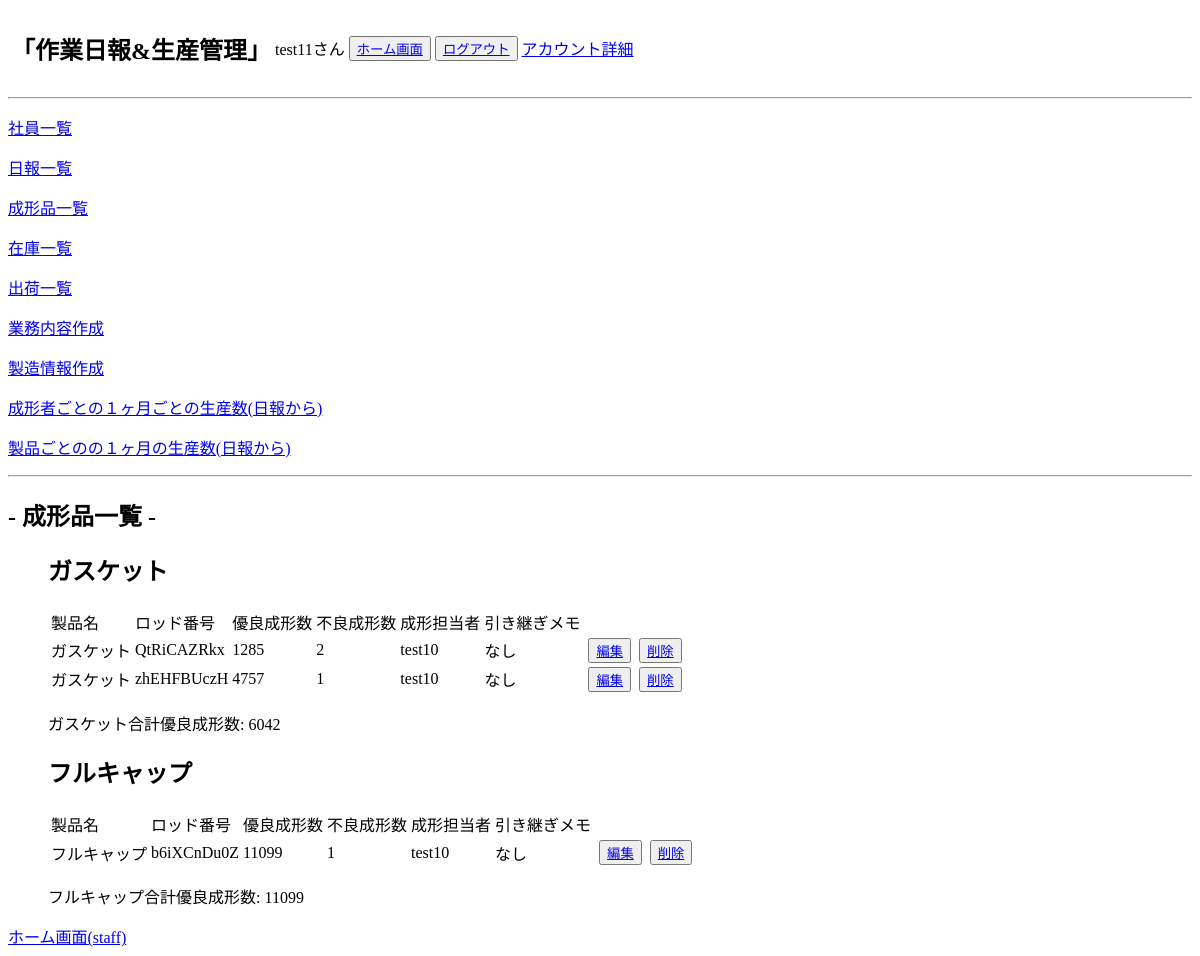
Page /product_management/staff_molding_list/ (signed in) on the earlier database version.
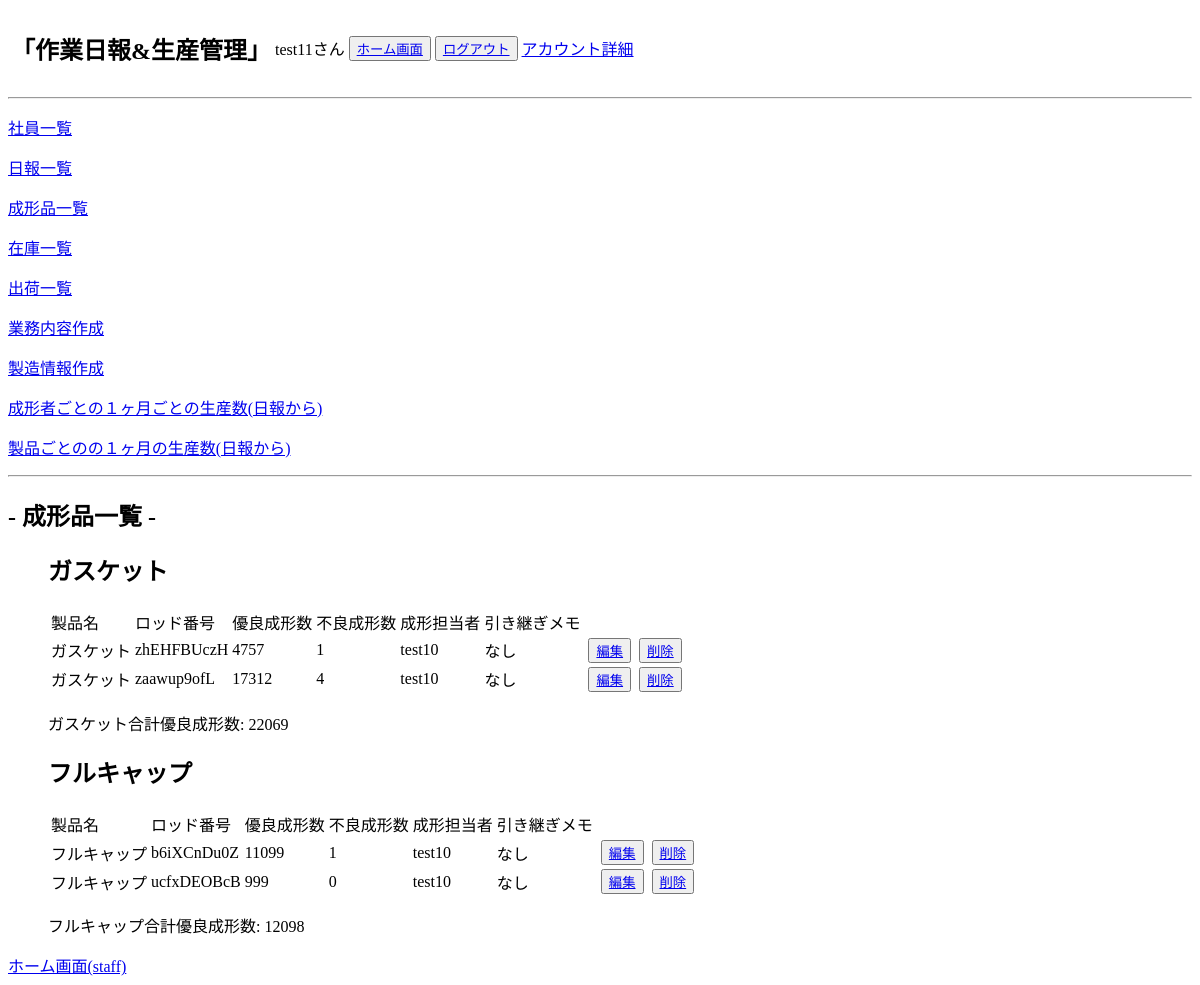
Same page on the later database version.
### accounts/models.py (models this page shows, shortened)
class Users(AbstractBaseUser, PermissionsMixin):
    username = models.CharField(max_length=150, unique=True, verbose_name="ユーザー名")
    birthday = models.DateField(null=True,blank=True, verbose_name="生年月日")
    phone = models.CharField(max_length=11,null=True,blank=True, verbose_name="携帯番号")
    email = models.EmailField(max_length=255, unique=True, verbose_name="メールアドレス")
    department = models.ForeignKey(
        Departments, on_delete=models.PROTECT, null=True,blank=True
    )
    is_active = models.BooleanField(default=True)
    is_staff = models.BooleanField(default=False)
    USERNAME_FIELD = 'username'
    EMAIL_FIELD = 'email'
    REQUIRED_FIELDS = ['email']
    objects = UsersManager()

### daily_report/models.py (models this page shows, shortened)
class Products(models.Model):
    name = models.CharField(max_length=255,verbose_name="製品名")
    code = models.CharField(max_length=50,verbose_name="製品コード")
    quantity = models.IntegerField(verbose_name="製品取り数")
    memo = models.CharField(max_length=255,blank=True, null=True,verbose_name="製品メモ")
    created_at = models.DateTimeField(auto_now_add=True)
    updated_at = models.DateTimeField(auto_now=True)
    class Meta:
        verbose_name = '製品情報'
        db_table = 'products'

### product_management/models.py (models this page shows, shortened)
class Molding(models.Model):
    product = models.ForeignKey(
        Products, on_delete=models.CASCADE, verbose_name='製品名'
    )
    lot_number = models.CharField(max_length=10, verbose_name='ロッド番号',default='')
    good_molding = models.IntegerField(verbose_name="優良成形数")
    bad_molding = models.IntegerField(verbose_name="不良成形数")
    user = models.ForeignKey(
        Users, on_delete=models.CASCADE, verbose_name='成形担当ユーザー名',null=True
    )
    memo = models.CharField(max_length=255,verbose_name="引き継ぎメモ",null=True,blank=True)
    created_at = models.DateTimeField(auto_now_add=True)
    updated_at = models.DateTimeField(auto_now=True)
    class Meta:
        verbose_name = '成形品'
        db_table = 'molding'

### product_management/views.py (the view)
# urls.py: path('staff_molding_list/', StaffMoldingListView.as_view(), name='staff_molding_list'),
class StaffMoldingListView(LoginRequiredMixin,ListView):
    model = Molding
    template_name = os.path.join('staff','staff_molding_list.html')
    context_object_name = 'staffmolding'
    def get_context_data(self, **kwargs):
        context = super().get_context_data(**kwargs)
        grouped_molding = Molding.objects.values('product__name').annotate(total_good_molding=Sum('good_molding'))
        context['grouped_molding'] = grouped_molding
        return context

### accounts/context_processors.py (called while the page is built)
def my_custom_context(request):
    protocol = 'http' if request.is_secure() else 'https'
    domain = request.get_host()
    return {
        'protocol': protocol,
        'domain': domain,
    }

### templates/staff/staff_molding_list.html
{% extends 'base_staff.html' %}
{% block content %}
<h2>- 成形品一覧 -</h2>
{% if grouped_molding %}
<ul>
    {% for grouped_molding_item in grouped_molding %}
    <h2>{{ grouped_molding_item.product__name }}</h2>
    <table>
        <thead>
            <tr>
                <td>製品名</td>
                <td>ロッド番号</td>
                <td>優良成形数</td>
                <td>不良成形数</td>
                <td>成形担当者</td>
                <td>引き継ぎメモ</td>
            </tr>
        </thead>
        <tbody>
            {% for molding in staffmolding %}
              {% if molding.product.name == grouped_molding_item.product__name %}
              <tr>
                <td>{{ molding.product.name }}</td>
                <td>{{ molding.lot_number }}</td>
                <td>{{ molding.good_molding }}</td>
                <td>{{ molding.bad_molding }}</td>
                <td>{{ molding.user.username }}</td>
                <td>{{ molding.memo }}</td>
                <td><td><button><a href="{% url 'product_management:staff_molding_edit' molding.id %}">編集</a></button></td></td>
                <td><td><button><a href="{% url 'product_management:staff_molding_delete' molding.id %}">削除</a></button></td></td>
              </tr>
              {% endif %}
            {% empty %}
            <tr>
                <td colspan="6">{{ grouped_molding_item.product__name }}.</td>
            </tr>
            {% endfor %}
        </tbody>
    </table>
    <p>{{ grouped_molding_item.product__name }}合計優良成形数: {{ grouped_molding_item.total_good_molding }}</p>
    {% endfor %}
</ul>
{% endif %}
<a href="{% url 'product_management:staff_home' %}">ホーム画面(staff)</a>
{% endblock %}

### templates/base_staff.html (shortened to what this page needs)
<!DOCTYPE html>
<html lang="ja">
<head>
</head>
<body>
    <table>
        <tr>
            <td><h2>「作業日報&生産管理」</h2></td>
            <td><p>{{ request.user.username }}さん</p></td>
            <td><button><a href="{% url 'product_management:staff_home' %}">ホーム画面</a></button></td>
            <td><button><a href="{% url 'accounts:logout_user' %}">ログアウト</a></button></td>
            <td><p><a href="{% url 'accounts:profile' %}">アカウント詳細</a></p></td>
        </tr>
    </table>
    <hr>
    <p><a href="{% url 'product_management:staff_user_list' %}">社員一覧</a></p>
    <p><a href="{% url 'product_management:staff_report_list' %}">日報一覧</a></p>
    <p><a href="{% url 'product_management:staff_molding_list' %}">成形品一覧</a></p>
    <p><a href="{% url 'product_management:staff_stock_list' %}">在庫一覧</a></p>
    <p><a href="{% url 'product_management:staff_shipping_list' %}">出荷一覧</a></p>
    <p><a href="{% url 'product_management:staff_business_list' %}">業務内容作成</a></p>
    <p><a href="{% url 'product_management:staff_product_list' %}">製造情報作成</a></p>
    <p><a href="{% url 'product_management:staff_reportusergraph' %}">成形者ごとの１ヶ月ごとの生産数(日報から)</a></p>
    <p><a href="{% url 'product_management:staff_reportproductgraph' %}">製品ごとのの１ヶ月の生産数(日報から)</a></p>
    <hr>
    {% block content %}
    {% endblock %}
</body>
</html>

Differences in the rows shown:
removed Molding: product.name "ガスケット", lot_number "QtRiCAZRkx", good_molding "1285", bad_molding "2", user.username "test10", memo "なし", shown under Products "ガスケット"
computed for Products "ガスケット": total_good_molding "6042" → "22069"
added Molding: product.name "ガスケット", lot_number "zaawup9ofL", good_molding "17312", bad_molding "4", user.username "test10", memo "なし", shown under Products "ガスケット"
computed for Products "フルキャップ": total_good_molding "11099" → "12098"
added Molding: product.name "フルキャップ", lot_number "ucfxDEOBcB", good_molding "999", bad_molding "0", user.username "test10", memo "なし", shown under Products "フルキャップ"
